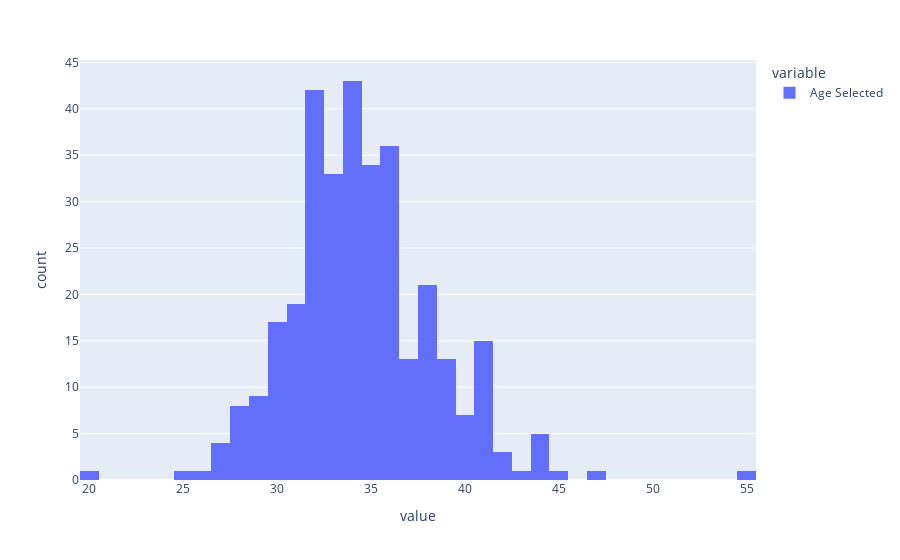

Notebook code cell kept with this figure:
### Markdown cell above
## **Data Viz!**
Let's check out all the interested trends within this dataset to answer our ultimate question: "Is there an ideal path to an astronaut?"

### **What's the Age Distribution for Astronauts?**
Plot the age distrubution as a *histogram* using plotly.express (px). At what age is the majority of the astronauts selected?

### Code cell
# Plotting Age Selected as a Histogram

# This is the most basic form to answer this question
# Are there ways to make the viz better?
px.histogram(astro['Age Selected'])

### Figure 1 — Plotly figure (JSON) as saved in the notebook; plotly's stock layout.template omitted (floating-point values rounded to 4 significant figures; data arrays with more than 128 entries replaced by an {"elided": "..."} marker saying what was removed)
{"data": [{"alignmentgroup": "True", "bingroup": "x", "hovertemplate": "variable=Age Selected<br>value=%{x}<br>count=%{y}<extra></extra>", "legendgroup": "Age Selected", "marker": {"color": "#636efa"}, "name": "Age Selected", "offsetgroup": "Age Selected", "orientation": "v", "showlegend": true, "type": "histogram", "x": {"elided": "329 int values"}, "xaxis": "x", "yaxis": "y"}], "layout": {"barmode": "relative", "legend": {"title": {"text": "variable"}, "tracegroupgap": 0}, "margin": {"t": 60}, "xaxis": {"anchor": "y", "domain": [0, 1], "title": {"text": "value"}}, "yaxis": {"anchor": "x", "domain": [0, 1], "title": {"text": "count"}}}}
